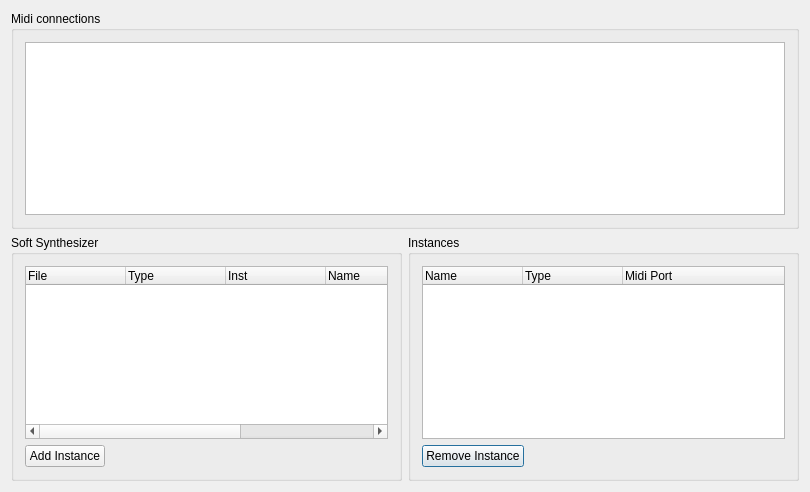
<?xml version="1.0" encoding="UTF-8"?>
<ui version="4.0">
 <class>SynthConfigBase</class>
 <widget class="QDialog" name="SynthConfigBase">
  <property name="geometry">
   <rect>
    <x>0</x>
    <y>0</y>
    <width>810</width>
    <height>492</height>
   </rect>
  </property>
  <property name="windowTitle">
   <string>Midi Port and Soft Synth Configuration</string>
  </property>
  <layout class="QGridLayout">
   <item row="1" column="1">
    <widget class="QGroupBox" name="GroupBox3">
     <property name="title">
      <string>Instances</string>
     </property>
     <layout class="QGridLayout">
      <item row="0" column="0">
       <widget class="QTreeWidget" name="instanceList">
        <property name="allColumnsShowFocus">
         <bool>true</bool>
        </property>
        <column>
         <property name="text">
          <string>Name</string>
         </property>
        </column>
        <column>
         <property name="text">
          <string>Type</string>
         </property>
        </column>
        <column>
         <property name="text">
          <string>Midi Port</string>
         </property>
        </column>
       </widget>
      </item>
      <item row="1" column="0">
       <layout class="QHBoxLayout">
        <item>
         <widget class="QPushButton" name="removeInstance">
          <property name="text">
           <string>Remove Instance</string>
          </property>
         </widget>
        </item>
        <item>
         <spacer name="Spacer2">
          <property name="orientation">
           <enum>Qt::Horizontal</enum>
          </property>
          <property name="sizeType">
           <enum>QSizePolicy::Expanding</enum>
          </property>
          <property name="sizeHint" stdset="0">
           <size>
            <width>113</width>
            <height>20</height>
           </size>
          </property>
         </spacer>
        </item>
       </layout>
      </item>
     </layout>
    </widget>
   </item>
   <item row="0" column="0" colspan="2">
    <widget class="QGroupBox" name="groupBox10">
     <property name="title">
      <string>Midi connections</string>
     </property>
     <layout class="QVBoxLayout">
      <item>
       <widget class="QTableWidget" name="mdevView">
        <attribute name="verticalHeaderDefaultSectionSize">
         <number>18</number>
        </attribute>
       </widget>
      </item>
     </layout>
    </widget>
   </item>
   <item row="1" column="0">
    <widget class="QGroupBox" name="GroupBox2">
     <property name="title">
      <string>Soft Synthesizer</string>
     </property>
     <layout class="QGridLayout">
      <item row="1" column="0">
       <layout class="QHBoxLayout">
        <property name="spacing">
         <number>6</number>
        </property>
        <property name="margin">
         <number>0</number>
        </property>
        <item>
         <widget class="QPushButton" name="addInstance">
          <property name="text">
           <string>Add Instance</string>
          </property>
         </widget>
        </item>
        <item>
         <spacer name="Spacer1">
          <property name="orientation">
           <enum>Qt::Horizontal</enum>
          </property>
          <property name="sizeType">
           <enum>QSizePolicy::Expanding</enum>
          </property>
          <property name="sizeHint" stdset="0">
           <size>
            <width>20</width>
            <height>20</height>
           </size>
          </property>
         </spacer>
        </item>
       </layout>
      </item>
      <item row="0" column="0">
       <widget class="QTreeWidget" name="synthList">
        <property name="toolTip">
         <string>list of available software synthesizers</string>
        </property>
        <property name="allColumnsShowFocus">
         <bool>true</bool>
        </property>
        <column>
         <property name="text">
          <string>File</string>
         </property>
        </column>
        <column>
         <property name="text">
          <string>Type</string>
         </property>
        </column>
        <column>
         <property name="text">
          <string>Inst</string>
         </property>
        </column>
        <column>
         <property name="text">
          <string>Name</string>
         </property>
        </column>
        <column>
         <property name="text">
          <string>Version</string>
         </property>
        </column>
        <column>
         <property name="text">
          <string>Description</string>
         </property>
        </column>
       </widget>
      </item>
     </layout>
    </widget>
   </item>
  </layout>
 </widget>
 <layoutdefault spacing="6" margin="11"/>
 <resources/>
 <connections/>
</ui>
